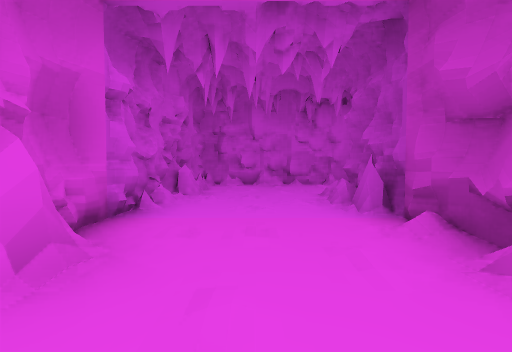
view 1 (above)

19 first-person views from a walk through a Unity game level. The camera is 1.2 m above the floor, tilts 2° down and sees 90° across. The floor is counted in squares, 2 m on a side. Each view is taken from the middle of a square. On the plan, view 1 faces up. The plan holds only what a view shows up to about 9 squares ahead; the rest is blank. The place goes on beyond the plan.

view 2
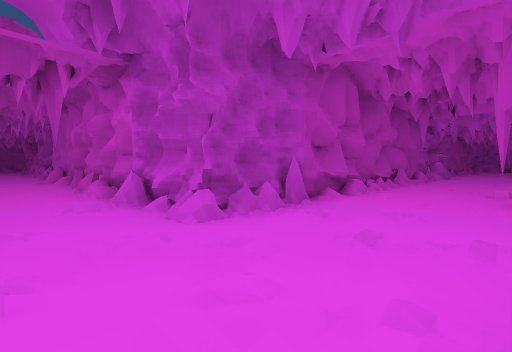

view 3
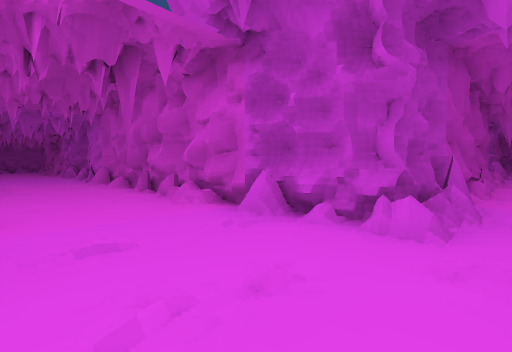

view 4
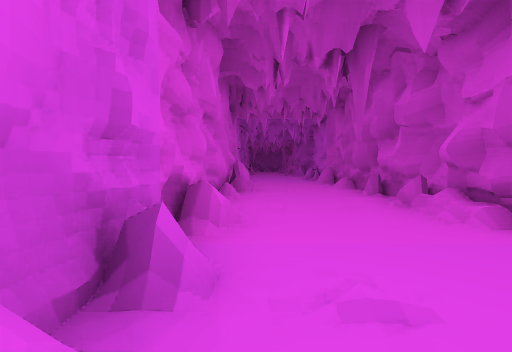

view 5
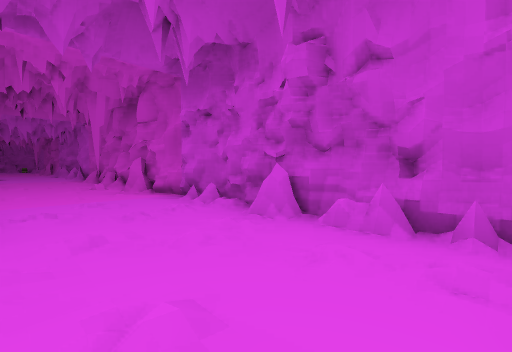

view 6
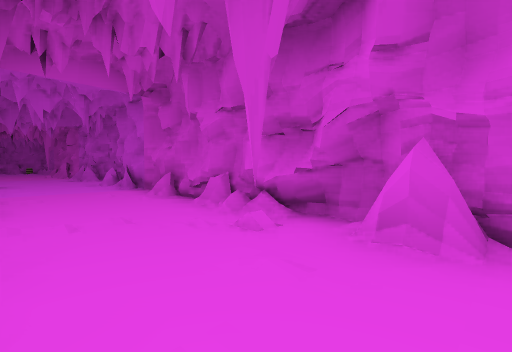

view 7
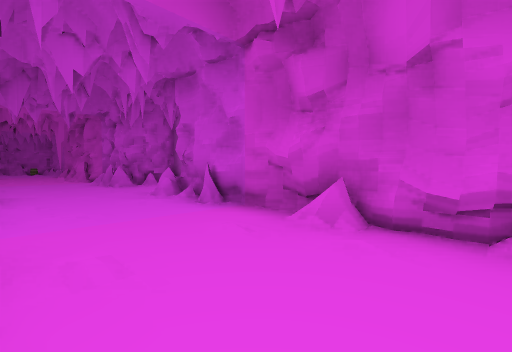

view 8
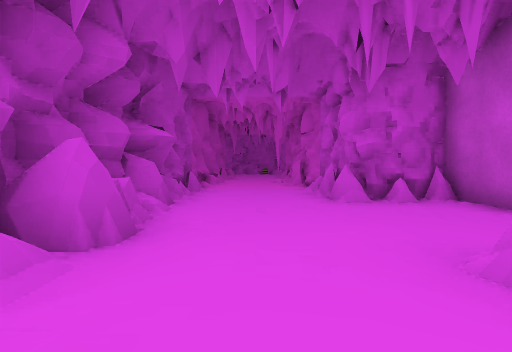

view 9
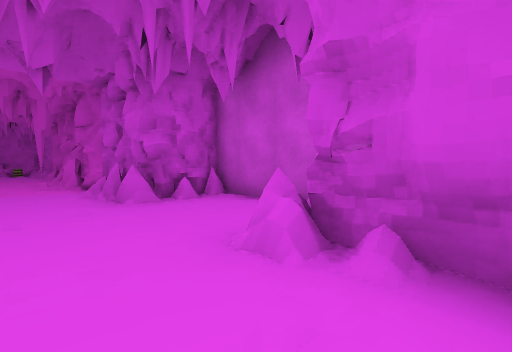

view 10
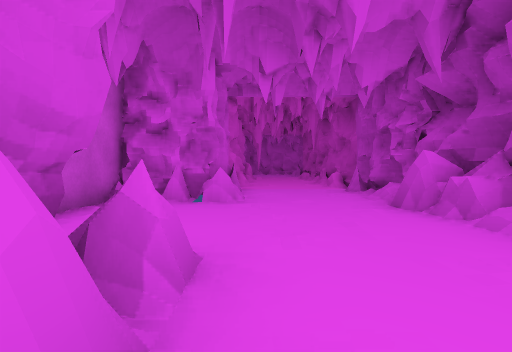

view 11
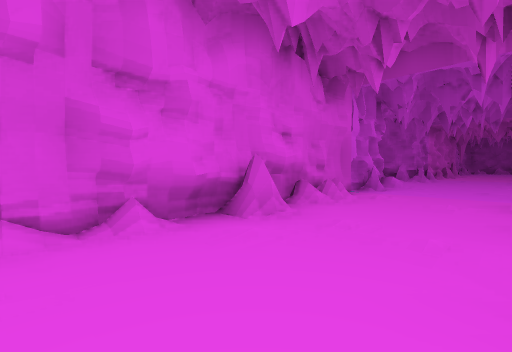

view 12
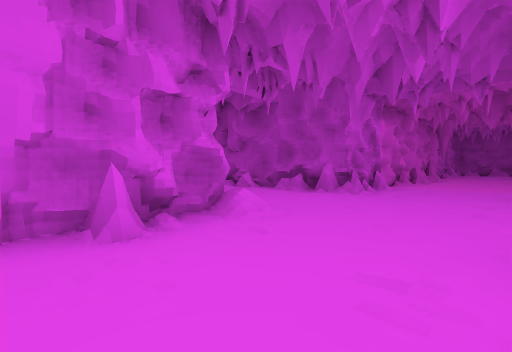

view 13
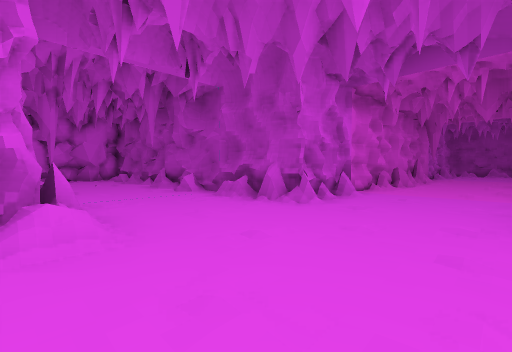

view 14
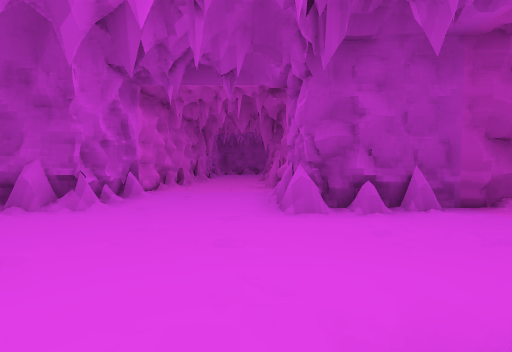

view 15
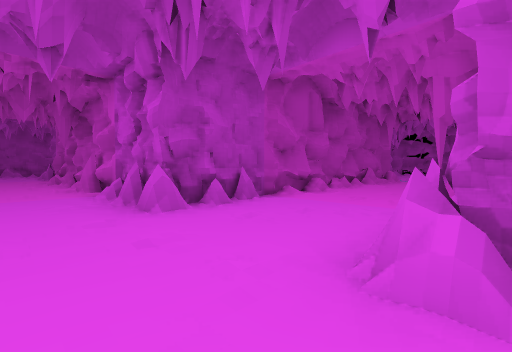

view 16
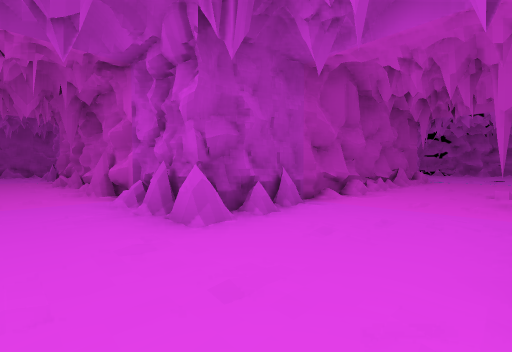

view 17
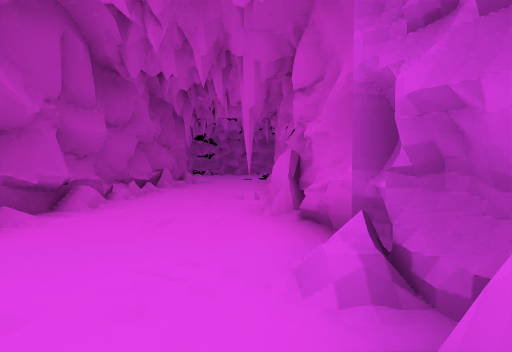

view 18
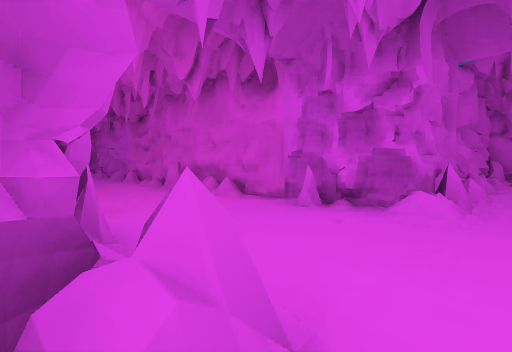

view 19
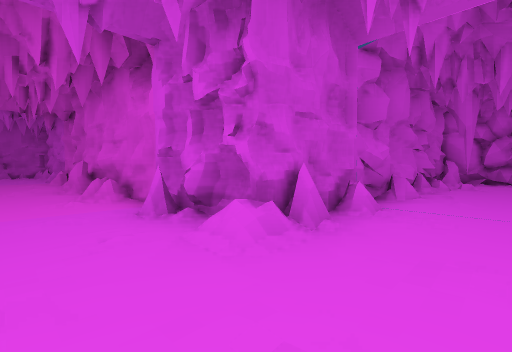

### Floor plan
Key: @ floor where view 1 was taken; # wall or solid block; . floor; / step, stairs or slope; = window, fence, low wall or low ledge.
Columns run from 4 left of view 1 to 26 right of it. Each row starts with its distance up from view 1.
 15                   #...#
 14                   #...#
 13                   #...#
 12                   #...#
 11                   #...#
 10                   #...#
  9   #################...#######
  8   #...........=............=..
  7   #.../........................
  6   #///./.......=...............
  5   #//.#############...#########
  4   #.//#           #...#
  3   #...#           #...#
  2   #...#           #...#
  1   ##..#           ##..#
  0   ##@.#           ##..#
 -1   #...#            ...#
 -2   #...#            ...#
 -3   #...#            ../#
 -4   #...#           #../#
 -5   #...#
 -6   #...#
 -7 ###...#
 -8 #.....#
 -9 #.....#
-10 #.....#
-11 ###...#
-12   #...#
-13   #...#
-14   #...#
-15   ##..#

Positions as (right, up) in squares from view 1, and headings:
1: (0, 0), facing up
2: (-1, 7), facing down-right
3: (1, 8), facing down-right
4: (2, 8), facing right
5: (1, 8), facing down-left
6: (1, 2), facing down-left
7: (1, -2), facing down-left
8: (0, -6), facing down
9: (0, -6), facing down-left
10: (-1, -12), facing up
11: (6, 6), facing up-right
12: (12, 6), facing up-right
13: (14, 6), facing up-right
14: (14, 6), facing right
15: (14, 7), facing down-right
16: (15, 7), facing down-right
17: (15, 5), facing down
18: (15, 5), facing up-left
19: (16, 7), facing up-left
